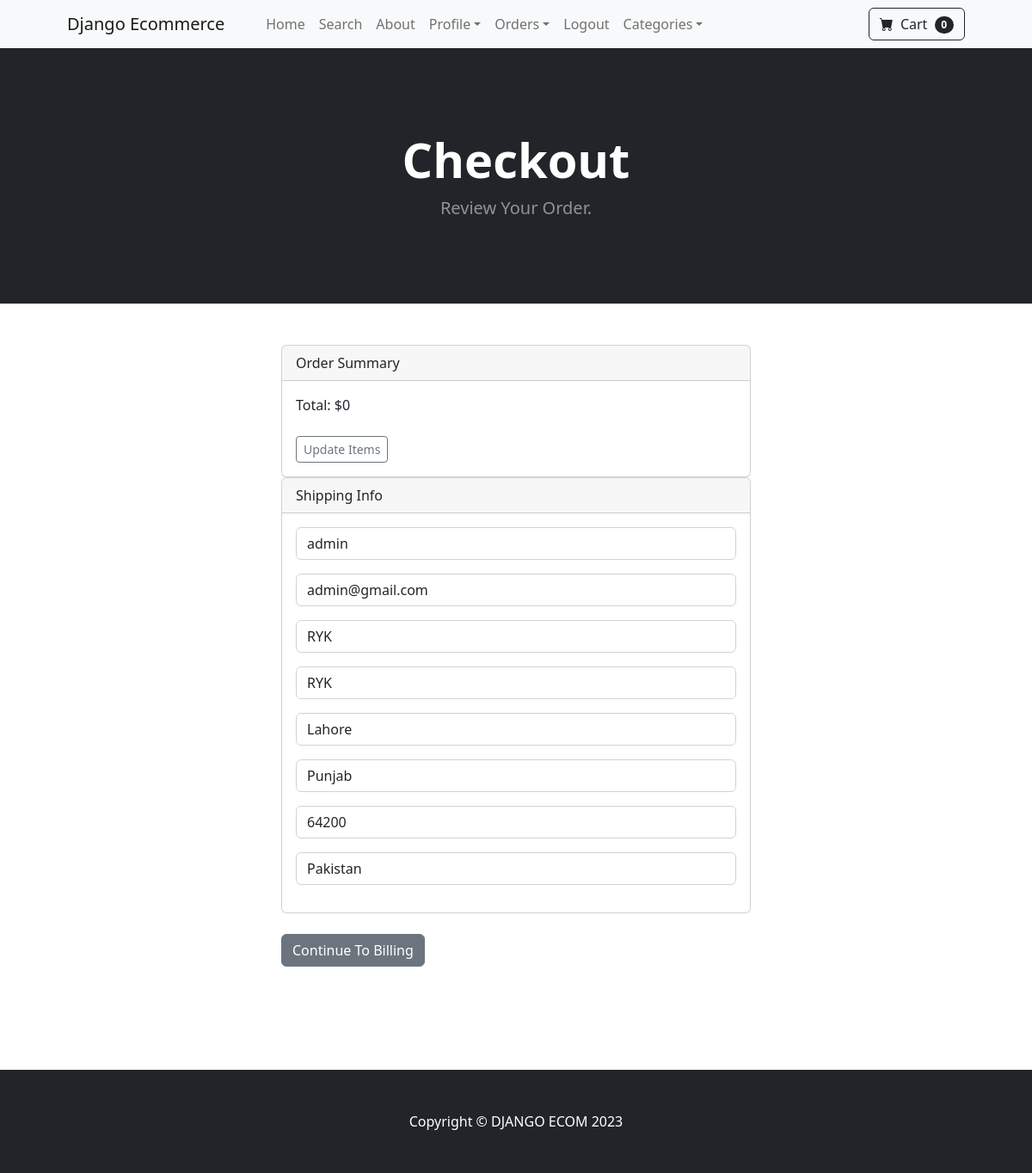
/payment/checkout/ (signed in), run on the app's committed database.
### payment/models.py (models this page shows, shortened)
class ShippingAddress(models.Model):
	user = models.ForeignKey(User, on_delete=models.CASCADE, null=True, blank=True)
	shipping_full_name = models.CharField(max_length=255)
	shipping_email = models.CharField(max_length=255)
	shipping_address1 = models.CharField(max_length=255)
	shipping_address2 = models.CharField(max_length=255, null=True, blank=True)
	shipping_city = models.CharField(max_length=255)
	shipping_state = models.CharField(max_length=255, null=True, blank=True)
	shipping_zipcode = models.CharField(max_length=255, null=True, blank=True)
	shipping_country = models.CharField(max_length=255)
	class Meta:
		verbose_name_plural = "Shipping Address"

### payment/views.py (the view)
# urls.py: path('checkout/', views.checkout, name='checkout'),
def checkout(request):
	cart = Cart(request)
	cart_products = cart.get_prods
	quantities = cart.get_quants
	totals = cart.cart_total()
	if request.user.is_authenticated:
		shipping_user = ShippingAddress.objects.get(user__id=request.user.id)
		shipping_form = ShippingForm(request.POST or None, instance=shipping_user)
		return render(request, "payment/checkout.html", {"cart_products":cart_products, "quantities":quantities, "totals":totals, "shipping_form":shipping_form })
	else:
		shipping_form = ShippingForm(request.POST or None)
		return render(request, "payment/checkout.html", {"cart_products":cart_products, "quantities":quantities, "totals":totals, "shipping_form":shipping_form})

### cart/cart.py (called while the page is built, shortened)
	def __len__(self):
		return len(self.cart)

	def get_prods(self):
		product_ids = self.cart.keys()
		products = Product.objects.filter(id__in=product_ids)
		return products

	def cart_total(self):
		product_ids = self.cart.keys()
		products = Product.objects.filter(id__in=product_ids)
		quantities = self.cart
		total = 0
		return total

### cart/context_processors.py (called while the page is built)
def cart(request):
	return {'cart': Cart(request)}

### payment/templates/payment/checkout.html (shortened to what this page needs)
{% extends 'base.html' %} {% block content %}
<header class="bg-dark py-5">
  <div class="container px-4 px-lg-5 my-5">
    <div class="text-center text-white">
      <h1 class="display-4 fw-bolder">Checkout</h1>
      <p class="lead fw-normal text-white-50 mb-0">Review Your Order.</p>
    </div>
  </div>
</header>
<br />
<br />
<div class="container">
  <div class="row">
    <div class="col-md-6 offset-md-3">
      <div class="card">
        <div class="card-header">Order Summary</div>
        <div class="card-body">
            Total:  ${{ totals }}
            <br/><br/>
            <a href="{% url 'cart_summary' %}" class="btn btn-sm btn-outline-secondary">Update Items</a>
        </div>
      </div>
      <div class="card">
          <div class="card-header">
            Shipping Info
          </div>
          <div class="card-body">
            {{ shipping_form.as_p }}
          </div>
      </div>
      <br/>
      <button type="submit" class="btn btn-secondary">
        Continue To Billing
      </button>
    </div>
  </div>
</div>
<br />
<br />
<br />
<br />
<br />
{% endblock %}

### data on the page
ShippingAddress: shipping_full_name "admin", shipping_email "admin@gmail.com", shipping_address1 "RYK", shipping_address2 "RYK", shipping_city "Lahore", shipping_state "Punjab", shipping_zipcode "64200", shipping_country "Pakistan"

### other printed values
{{ cart|length }} "0"
{{ totals }} "0"
